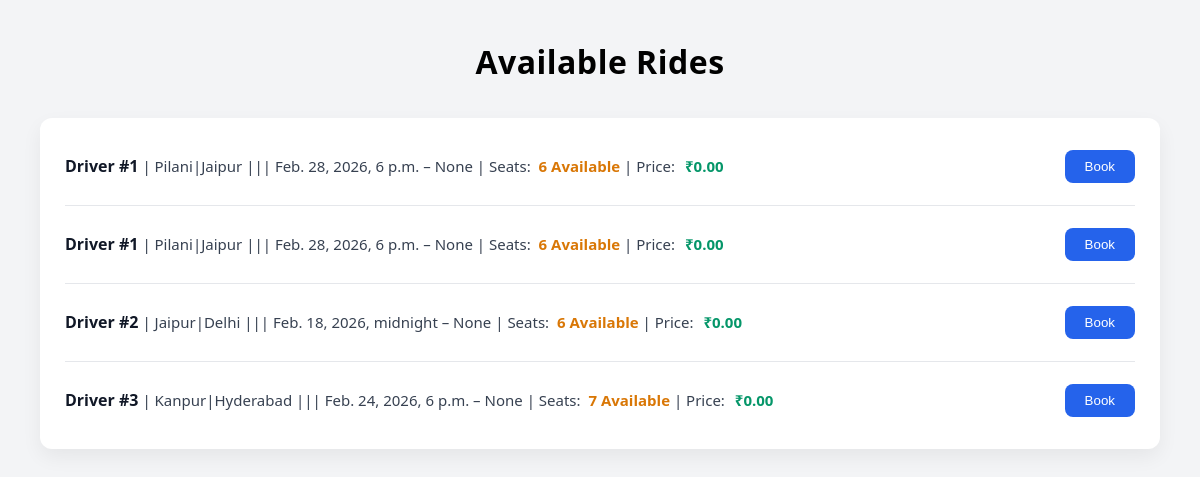
The app's page /trips/book_trip/, older data.
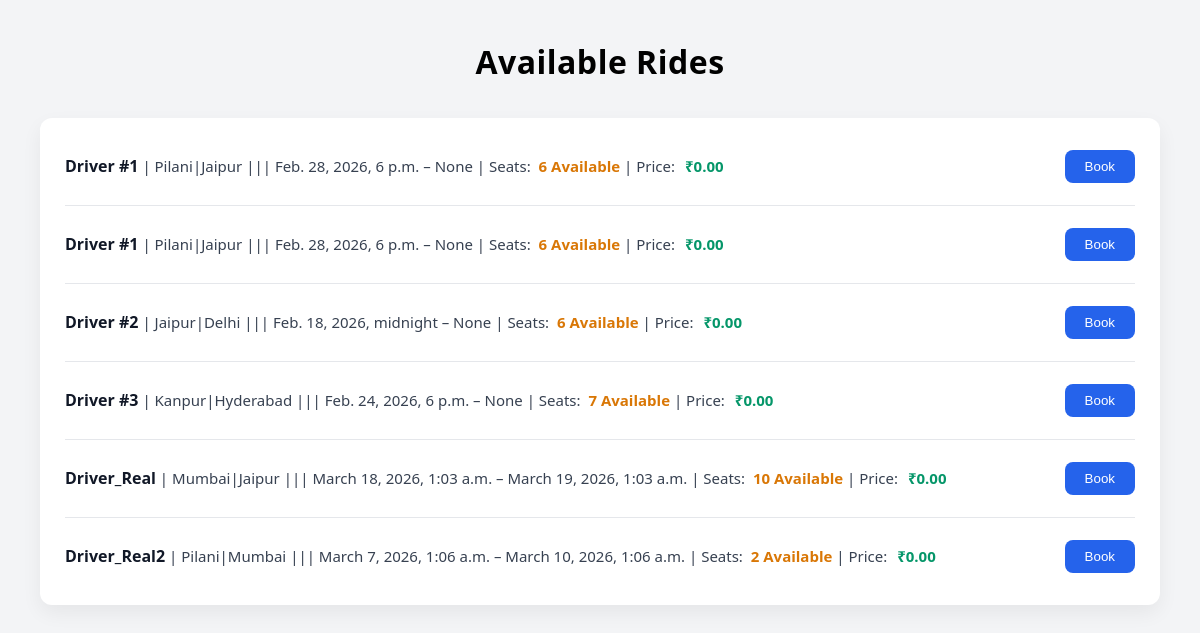
The same page, newer data.
### trips/models.py (models this page shows, shortened)
class Trip(models.Model):
    name = models.CharField(max_length=100)
    start_node = models.ForeignKey(
        'network.Node', related_name='start_node', on_delete=models.CASCADE
    )
    end_node = models.ForeignKey(
        'network.Node', related_name='end_node', on_delete=models.CASCADE
    )
    departure_time = models.DateTimeField()
    available_seats = models.IntegerField()
    arrival_time = models.DateTimeField(null=True, blank=True)
    ticket_price = models.DecimalField(max_digits=10, decimal_places=2, default=0.00)

### network/models.py (models this page shows, shortened)
class Node(models.Model):
    point = models.CharField(max_length=100)

### trips/views.py (the view)
# urls.py: path('book_trip/', views.book_trip, name='book_trip'),
def book_trip(request):
    trips = Trip.objects.all()
    return render(request, 'trips/book_trip.html', {
        "trips": trips
    })

### trips/templates/trips/book_trip.html (shortened to what this page needs)
<!DOCTYPE html>
<html lang="en">
<head>
</head>
<body>
<h1>Available Rides</h1>
<div class="ride-list">
    {% for tr in trips %}
    <div class="ride">
        <div class="ride-details">
                <strong>{{tr.name|capfirst}}</strong> | {{tr.start_node.point|capfirst}}|{{tr.end_node.point|capfirst}}  ||| {{tr.departure_time}} – {{tr.arrival_time}} |
                Seats: <span class="seats">{{tr.available_seats}} Available</span> |
                Price: <span class="price">₹{{tr.ticket_price}}</span>
            </div>
            <button class="book-btn">Book</button>
        </div>
    {% endfor %}
</div>
</body>
</html>

### trips/templates/trips/book_trip.html (style rules this page uses)
body { font-family: 'Segoe UI', Tahoma, Geneva, Verdana, sans-serif; background-color: #f3f4f6; margin: 40px; }
h1 { text-align: center; margin-bottom: 35px; font-weight: 600; letter-spacing: 0.5px; }
.ride-list { max-width: 1100px; margin: auto; background: #ffffff; border-radius: 12px; padding: 10px 25px; box-shadow: 0 8px 20px rgba(0,0,0,0.06); }
.ride { display: flex; justify-content: space-between; align-items: center; padding: 22px 0; border-bottom: 1px solid #e5e7eb; font-size: 15px; }
.ride:last-child { border-bottom: none; }
.ride-details { flex: 1; line-height: 1.8; color: #374151; }
.ride-details strong { font-size: 16px; color: #111827; }
.price { color: #059669; font-weight: 600; margin-left: 6px; }
.seats { color: #d97706; font-weight: 600; margin-left: 4px; }
.book-btn { background-color: #2563eb; color: white; border: none; padding: 9px 20px; border-radius: 8px; cursor: pointer; font-weight: 500; transition: all 0.2s ease; margin-left: 20px; }

Row changes from the older to the newer data that the page shows:
added Trip: name "Driver_Real", start_node.point "Mumbai", end_node.point "Jaipur", departure_time "March 18, 2026, 1:03 a.m.", arrival_time "March 19, 2026, 1:03 a.m.", available_seats "10", ticket_price "0.00"
added Trip: name "Driver_Real2", start_node.point "Pilani", end_node.point "Mumbai", departure_time "March 7, 2026, 1:06 a.m.", arrival_time "March 10, 2026, 1:06 a.m.", available_seats "2", ticket_price "0.00"
